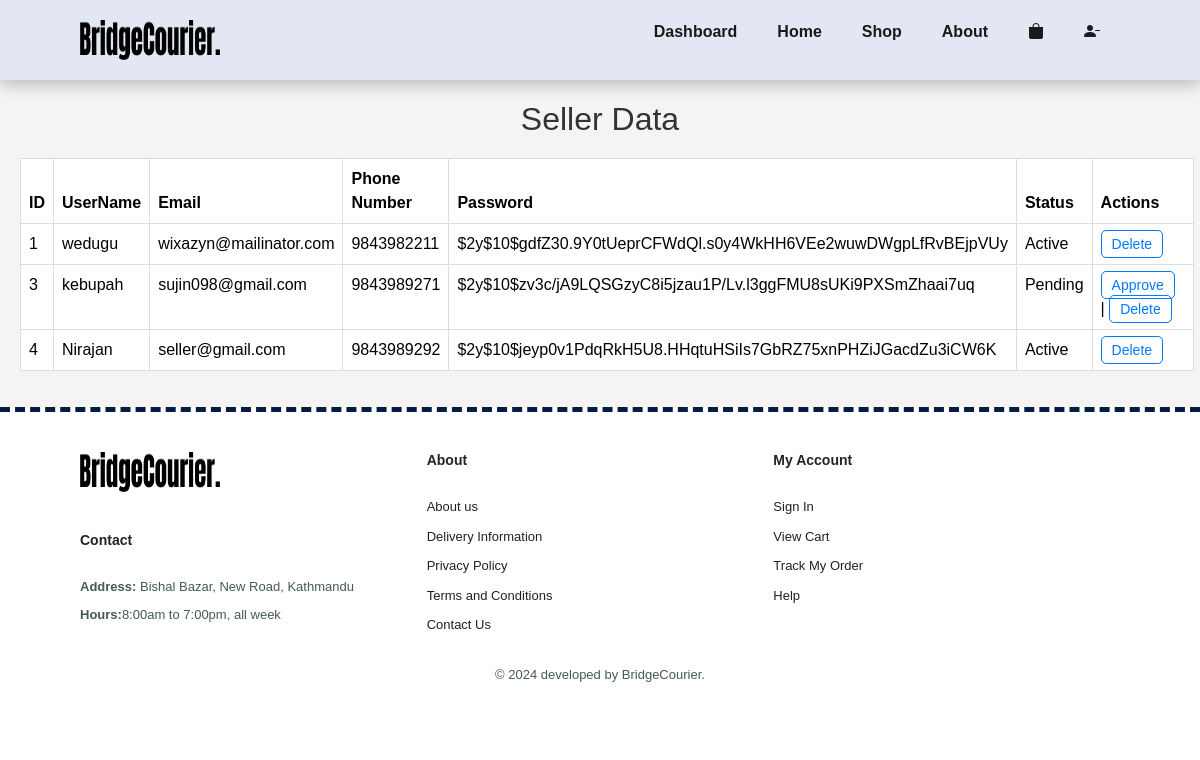
Page /view_sellers.php (signed in) on the committed database.
### tables this page shows
CREATE TABLE `seller_credentials` (
  `id` int(11) NOT NULL,
  `username` varchar(100) NOT NULL,
  `email` varchar(255) NOT NULL,
  `phone_number` varchar(15) NOT NULL,
  `address` text NOT NULL,
  `password` varchar(255) NOT NULL,
  `status` enum('pending','active') DEFAULT 'pending'
);

### functions.php (called while the page is built, shortened)
<?php
    function getSellers(){
        try {
            $connect = new mysqli('localhost','root','','bridge_courier');
            $sql = "select * from seller_credentials";
            $result = $connect->query($sql);
            $sellers = [];
            if ($result->num_rows > 0) {
                while ($record= $result->fetch_assoc()) {
                    array_push($sellers,$record);
                }
            }
            return $sellers;
        } catch (\Throwable $th) {
           die('Error: ' . $th->getMessage());
        }
    }
   function getAdminById($id){
        try {
            $connect = new mysqli('localhost','root','','bridge_courier');
            $sql = "select * from admin where admin_id=$id";
            $result = $connect->query($sql);
            if ($result->num_rows == 1) {
                $record = $result->fetch_assoc();
                return $record;
            }
            return false;
        } catch (\Throwable $th) {
           die('Error: ' . $th->getMessage());
        }
    }
?>

### view_sellers.php (the view, shortened to what this page needs)
<?php
require_once 'functions.php';
$result = getSellers();
?>
<!DOCTYPE html>
<html lang="en">
<head>
    <link rel="stylesheet" href="css/main.css?v=<?php echo time(); ?>">
    <link href="https://cdn.jsdelivr.net/npm/bootstrap@5.3.3/dist/css/bootstrap.min.css?v=<?php echo time(); ?>" rel="stylesheet">
    <link rel="stylesheet" href="https://cdn.jsdelivr.net/npm/bootstrap-icons@1.11.3/font/bootstrap-icons.min.css?v=<?php echo time(); ?>">
</head>
<body>
<section id="header">
    <?php require "navbar.php"; ?>
    </section>
    <div class="body-container">
        <h1 class="header-title">Seller Data</h1>
        <table class="table">
            <thead>
                <tr>
                    <th class="table-header">ID</th>
                    <th class="table-header">UserName</th>
                    <th class="table-header">Email</th>
                    <th class="table-header">Phone Number</th>
                    <th class="table-header">Password</th>
                    <th class="table-header">Status</th>
                    <th class="table-header">Actions</th>
                </tr>
            </thead>
            <tbody>
                <?php
                if (is_array($result) && count($result) > 0) {
                    foreach($result as $row) {
                        echo "<tr>";
                        echo "<td class='table-cell'>" . $row['id'] . "</td>";
                        echo "<td class='table-cell'>" . $row['username'] . "</td>";
                        echo "<td class='table-cell'>" . $row['email'] . "</td>";
                        echo "<td class='table-cell'>" . $row['phone_number'] . "</td>";
                        echo "<td class='table-cell'>" . $row['password'] . "</td>";
                        echo "<td class='table-cell status'>" . $row['status'] . "</td>";
                        echo "<td class='table-cell'>";
                        if ($row['status'] == 'pending') {
                            echo "<a href='approve_seller.php?id=" . $row['id'] . "' class='action-link'>Approve</a> | ";
                        }
                        echo "<a href='delete_seller.php?id=" . $row['id'] . "' class='action-link' onclick='return confirm(\"Are you sure you want to delete this seller?\")'>Delete</a>";
                        echo "</td>";
                        echo "</tr>";
                    }
                } else {
                    echo "<tr><td colspan='7' class='no-results'>No sellers found</td></tr>";
                }
                ?>
            </tbody>
        </table>
    </div>
    <?php require "footer.php"; ?>
</body>
</html>

### css/global.css (style rules this page uses)
* { margin: 0; padding: 0; box-sizing: border-box; font-family: Arial, Helvetica, sans-serif; }
h1 { font-size: 60px; line-height: 64px; color: #252525 ; }
body { width:100%; }

### css/index.css (style rules this page uses)
#header { display: flex; align-items: center; justify-content: space-between; padding: 20px 80px; background: #e3e6f3; box-shadow: 0 5px 15px rgba(11, 0, 0, 0.231); z-index: 999; position: sticky; top: 0; left: 0; }

### css/admin.css (style rules this page uses)
body { font-family: Arial, sans-serif; background-color: #f4f4f4; margin: 0; padding: 0; }
h1 { text-align: center; color: #333; }

### css/seller_data.css (style rules this page uses)
* { margin: 0; padding: 0; box-sizing: border-box; }
.body-container { font-family: Arial, sans-serif; background-color: #f4f4f4; padding: 20px; }
.header-title, .sub-header-title { text-align: center; margin-bottom: 20px; font-size: 2em; color: #333; }
.table { width: 100%; border-collapse: collapse; margin-top: 20px; background-color: #fff; }
.table-header, .table-cell { padding: 10px; text-align: left; border: 1px solid #ddd; }
.table-header { background-color: #4CAF50; color: white; }
.table-cell { color: #555; }
.table-cell.status { text-transform: capitalize; }
.action-link { color: #007BFF; text-decoration: none; padding: 5px 10px; border: 1px solid #007BFF; border-radius: 5px; font-size: 14px; margin-right: 10px; transition: background-color 0.3s ease, color 0.3s ease; }

### rows in the picture
seller_credentials: id "1", username "wedugu", email "wixazyn@mailinator.com", phone_number "9843982211", password "$2y$10$gdfZ30.9Y0tUeprCFWdQl.s0y4WkHH6VEe2wuwDWgpLfRvBEjpVUy", status "Active"
seller_credentials: id "3", username "kebupah", email "sujin098@gmail.com", phone_number "9843989271", password "$2y$10$zv3c/jA9LQSGzyC8i5jzau1P/Lv.l3ggFMU8sUKi9PXSmZhaai7uq", status "Pending"
seller_credentials: id "4", username "Nirajan", email "seller@gmail.com", phone_number "9843989292", password "$2y$10$jeyp0v1PdqRkH5U8.HHqtuHSiIs7GbRZ75xnPHZiJGacdZu3iCW6K", status "Active"
